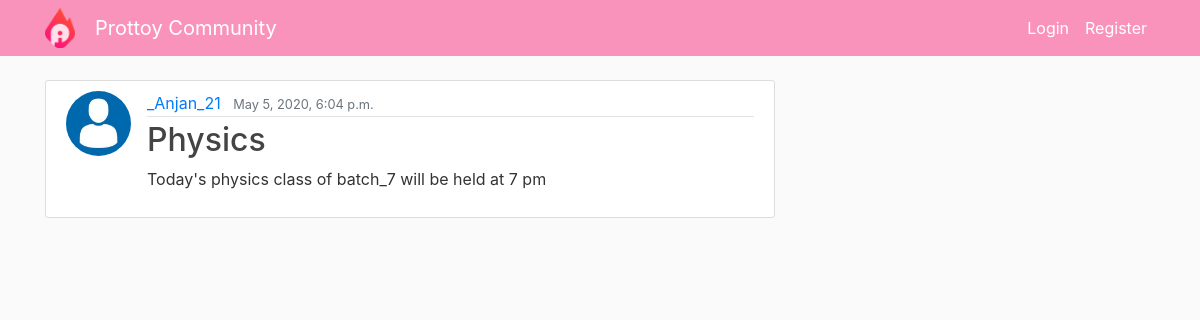
Screenshot of /community/post/3/ with the database file from the repository.
### community/models.py (models this page shows, shortened)
class Post(models.Model):
    title = models.CharField(max_length=100)
    content = models.TextField()
    date_posted = models.DateTimeField(default=timezone.now)
    author = models.ForeignKey(User, on_delete=models.CASCADE)

### users/models.py (models this page shows, shortened)
class Profile(models.Model):
    user = models.OneToOneField(User, on_delete=models.CASCADE)
    valid = models.CharField(default="",max_length=4)
    district = models.CharField(default="",max_length=30)
    role = models.CharField(max_length=20, choices=ROLE_CHOICES, default='student')
    image = models.ImageField(default='default.jpg', upload_to='profile_pics')

### community/views.py (the view)
# urls.py: path('post/<int:pk>/', PostDetailView.as_view(), name='post-detail'),
class PostDetailView(DetailView):
    model= Post

### community/templates/community/post_detail.html (shortened to what this page needs)
{% extends "community/base.html" %}
{% block content %}
    <article class="media content-section">
        <img class="rounded-circle article-img" src="{{ object.author.profile.image.url }}">
        <div class="media-body">
          <div class="article-metadata">
            <a class="mr-2" href="{% url 'user-posts' object.author.username %}">{{ object.author }}</a>
            <small class="text-muted">{{ object.date_posted }}</small>
          </div>
          <h2 class="article-title">{{ object.title }}</h2>
          <p class="article-content">{{ object.content }}</p>
        </div>
      </article>
{% endblock content %}

### community/templates/community/base.html (style rules this page uses)
body { background: #fafafa; color: #333333; margin-top: 5rem; }
h1, h2, h3, h4, h5, h6 { color: #444444; }
.content-section { background: #ffffff; padding: 10px 20px; border: 1px solid #dddddd; border-radius: 3px; margin-bottom: 20px; }
.article-title { color: #444444; }
.article-content { white-space: pre-line; }
.article-img { height: 65px; width: 65px; margin-right: 16px; }
.article-metadata { padding-bottom: 1px; margin-bottom: 4px; border-bottom: 1px solid #e3e3e3 }

### rows the page displays
Post: author.profile.image (placeholder picture), author "_Anjan_21", date_posted "May 5, 2020, 6:04 p.m.", title "Physics", content "Today's physics class of batch_7 will be held at 7 pm"
